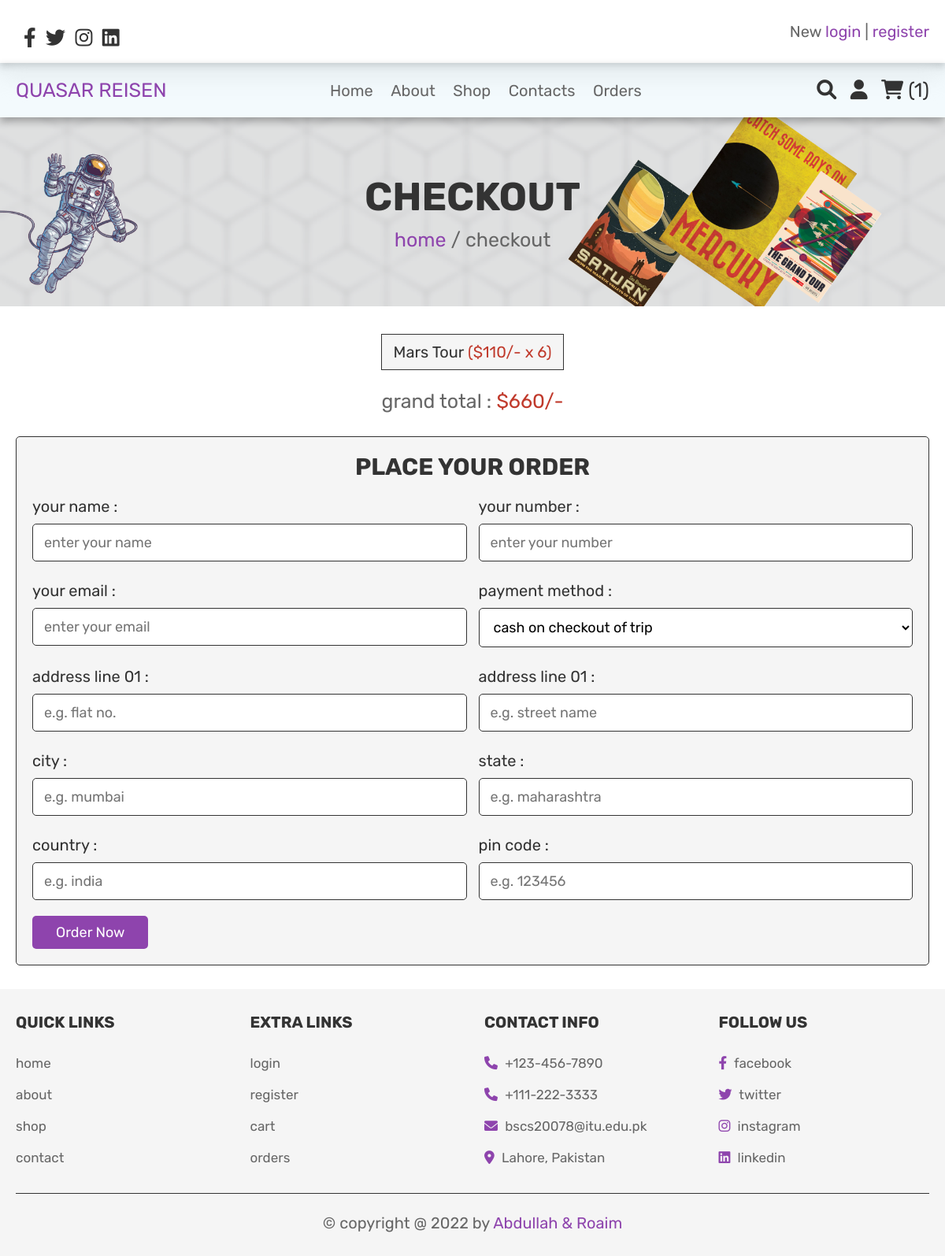
The page /checkout.php (signed in) on the database its author committed.
### tables this page shows
CREATE TABLE `cart` (
  `id` int(100) NOT NULL,
  `user_id` int(100) NOT NULL,
  `name` varchar(100) NOT NULL,
  `price` int(100) NOT NULL,
  `quantity` int(100) NOT NULL,
  `image` varchar(100) NOT NULL
);

### checkout.php (the view, shortened to what this page needs)
<?php
include 'config.php';
$user_id = $_SESSION['user_id'];
?>
<!DOCTYPE html>
<html lang="en">
<head>
   <link rel="stylesheet" href="https://cdnjs.cloudflare.com/ajax/libs/font-awesome/6.0.0/css/all.min.css">
   <link rel="stylesheet" href="css/style.css">
</head>
<body>
    <?php include 'header.php'; ?>
    <div class="heading">
   <h3>checkout</h3>
   <p> <a href="home.php">home</a> / checkout </p>
</div>
<section class="display-order">
   <?php
      $grand_total = 0;
      $select_cart = mysqli_query($conn, "SELECT * FROM `cart` WHERE user_id = '$user_id'") or die('query failed');
      if(mysqli_num_rows($select_cart) > 0){
         while($fetch_cart = mysqli_fetch_assoc($select_cart)){
            $total_price = ($fetch_cart['price'] * $fetch_cart['quantity']);
            $grand_total += $total_price;
   ?>
   <p> <?php echo $fetch_cart['name']; ?> <span>(<?php echo '$'.$fetch_cart['price'].'/-'.' x '. $fetch_cart['quantity']; ?>)</span> </p>
   <?php
      }
   }else{
      echo '<p class="empty">your cart is empty</p>';
   }
   ?>
   <div class="grand-total"> grand total : <span>$<?php echo $grand_total; ?>/-</span> </div>
</section>
<section class="checkout">
   <form action="" method="post">
      <h3>place your order</h3>
      <div class="flex">
         <div class="inputBox">
            <span>your name :</span>
            <input type="text" name="name" required placeholder="enter your name">
         </div>
         <div class="inputBox">
            <span>your number :</span>
            <input type="number" name="number" required placeholder="enter your number">
         </div>
         <div class="inputBox">
            <span>your email :</span>
            <input type="email" name="email" required placeholder="enter your email">
         </div>
         <div class="inputBox">
            <span>payment method :</span>
            <select name="method">
               <option value="cash on checkout">cash on checkout of trip</option>
            </select>
         </div>
         <div class="inputBox">
            <span>address line 01 :</span>
            <input type="number" min="0" name="flat" required placeholder="e.g. flat no.">
         </div>
         <div class="inputBox">
            <span>address line 01 :</span>
            <input type="text" name="street" required placeholder="e.g. street name">
         </div>
         <div class="inputBox">
            <span>city :</span>
            <input type="text" name="city" required placeholder="e.g. mumbai">
         </div>
         <div class="inputBox">
            <span>state :</span>
            <input type="text" name="state" required placeholder="e.g. maharashtra">
         </div>
         <div class="inputBox">
            <span>country :</span>
            <input type="text" name="country" required placeholder="e.g. india">
         </div>
         <div class="inputBox">
            <span>pin code :</span>
            <input type="number" min="0" name="pin_code" required placeholder="e.g. 123456">
         </div>
      </div>
      <input type="submit" value="order now" class="btn" name="order_btn">
   </form>
</section>
    <?php include 'footer.php'; ?>
</body>
</html>

### css/style.css (style rules this page uses)
:root { --purple:#8e44ad; --red:#c0392b; --orange:#f39c12; --black:#333; --white:#fff; --light-color:#666; --light-white:#ccc; --light-bg:#f5f5f5; --border:.1rem solid var(--black); --box-shadow:0 .5rem 1rem rgba(0,0,0,.1); }
* { font-family: 'Rubik', sans-serif; margin:0; padding:0; box-sizing: border-box; outline: none; border:none; text-decoration: none; transition:all .2s linear; }
html { font-size: 62.5%; overflow-x: hidden; }
section { padding: 3rem 2rem; }
.btn, .option-btn, .delete-btn, .white-btn { display: inline-block; margin-top: 1rem; padding: 1rem 3rem; cursor: pointer; color: var(--white); font-size: 1.8rem; border-radius: 0.5rem; text-transform: capitalize; }
.white-btn, .btn { background-color: var(--purple); }
.heading { min-height: 30vh; display: flex; flex-flow: column; align-items: center; justify-content: center; gap:1rem; background: url(../images/bg2.png) no-repeat; background-size: cover; background-position: center; text-align: center; }
.heading h3 { font-size: 5rem; color:var(--black); text-transform: uppercase; }
.heading p { font-size: 2.5rem; color:var(--light-color); }
.heading p a { color:var(--purple); }
.display-order { max-width: 1200px; margin: 0 auto; text-align: center; padding-bottom: 0; }
.display-order p { background-color: var(--light-bg); color:var(--black); font-size: 2rem; padding:1rem 1.5rem; border:var(--border); display: inline-block; margin:.5rem; }
.display-order p span { color:var(--red); }
.display-order .grand-total { margin-top: 2rem; font-size: 2.5rem; color:var(--light-color); }
.display-order .grand-total span { color:var(--red); }
.checkout form { max-width: 1200px; padding:2rem; margin:0 auto; border:var(--border); background-color: var(--light-bg); border-radius: .5rem; }
.checkout form h3 { text-align: center; margin-bottom: 2rem; color:var(--black); text-transform: uppercase; font-size: 3rem; }
.checkout form .flex { display: flex; flex-wrap: wrap; gap:1.5rem; }
.checkout form .flex .inputBox { flex:1 1 40rem; }
.checkout form .flex span { font-size: 2rem; color:var(--black); }
.checkout form .flex select, .checkout form .flex input { border:var(--border); width: 100%; border-radius: .5rem; width: 100%; background-color: var(--white); padding:1.2rem 1.4rem; font-size: 1.8rem; margin:1rem 0; }

### rows shown on the page
cart: name "Mars Tour", price "110", quantity "6"

### other values the page prints
$cart_row_number "1"
$grand_total "660"
